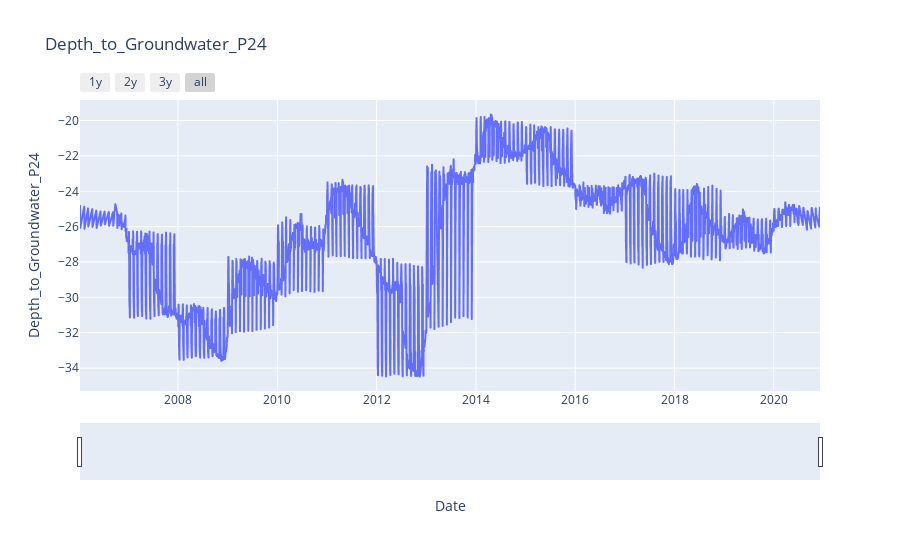

Notebook code cell kept with this figure:
### Code cell
lineplot_slider("Depth_to_Groundwater_P24", "Depth_to_Groundwater_P24")

### Figure 1 — Plotly figure (JSON) as saved in the notebook; plotly's stock layout.template omitted (floating-point values rounded to 4 significant figures; data arrays with more than 128 entries replaced by an {"elided": "..."} marker saying what was removed)
{"data": [{"hovertemplate": "Date=%{x}<br>Depth_to_Groundwater_P24=%{y}<extra></extra>", "legendgroup": "", "line": {"color": "#636efa", "dash": "solid"}, "mode": "lines", "name": "", "showlegend": false, "type": "scattergl", "x": {"elided": "4971 str values"}, "xaxis": "x", "y": {"elided": "4971 float values"}, "yaxis": "y"}], "layout": {"legend": {"tracegroupgap": 0}, "title": {"text": "Depth_to_Groundwater_P24"}, "xaxis": {"anchor": "y", "domain": [0, 1], "rangeselector": {"buttons": [{"count": 1, "label": "1y", "step": "year", "stepmode": "backward"}, {"count": 2, "label": "2y", "step": "year", "stepmode": "backward"}, {"count": 3, "label": "3y", "step": "year", "stepmode": "backward"}, {"step": "all"}]}, "rangeslider": {"visible": true}, "title": {"text": "Date"}}, "yaxis": {"anchor": "x", "domain": [0, 1], "title": {"text": "Depth_to_Groundwater_P24"}}}}
